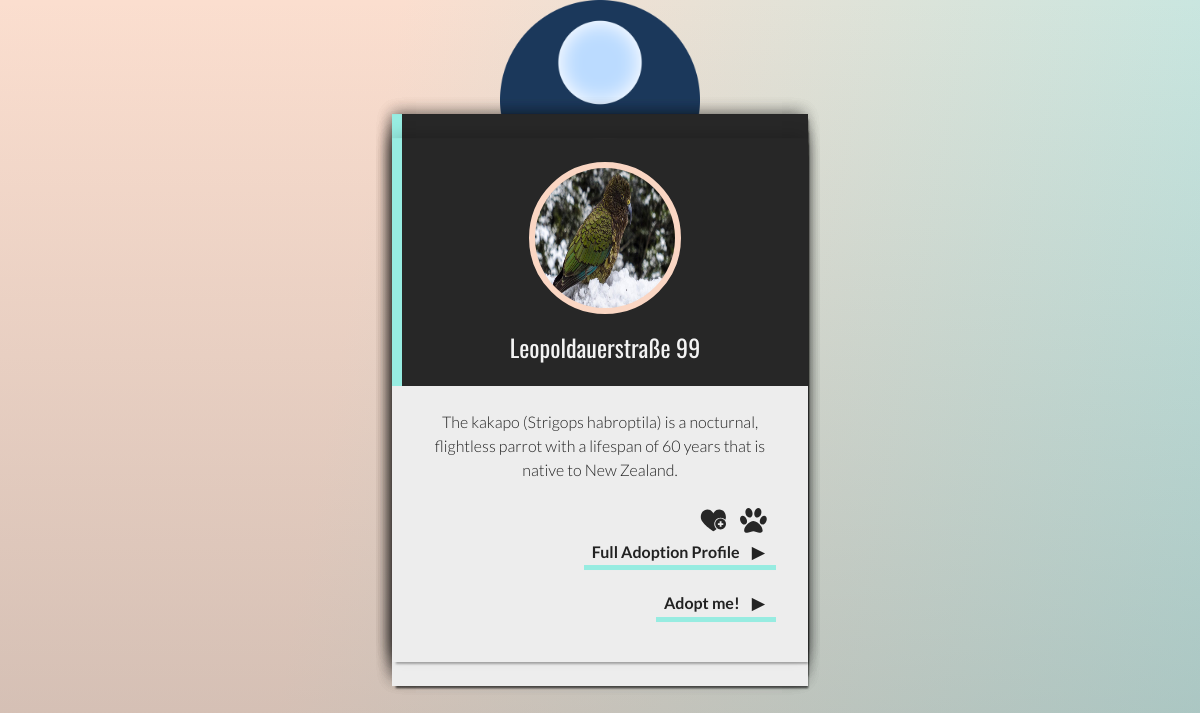
/login/home.php (signed in), run on the app's committed database.
### tables this page shows
CREATE TABLE `users` (
  `id` int(11) NOT NULL,
  `firstName` char(30) NOT NULL,
  `lastName` char(30) NOT NULL,
  `email` char(50) NOT NULL,
  `phoneNumber` int(12) NOT NULL,
  `address` char(50) NOT NULL,
  `picture` char(255) DEFAULT NULL,
  `password` varchar(255) NOT NULL,
  `status` varchar(250) NOT NULL DEFAULT 'user'
);

CREATE TABLE `animals` (
  `animalId` int(11) NOT NULL,
  `picture` char(250) NOT NULL,
  `location` char(100) NOT NULL,
  `description` char(250) NOT NULL,
  `size` varchar(25) NOT NULL,
  `age` int(11) NOT NULL,
  `hobbies` char(100) NOT NULL,
  `breed` char(50) NOT NULL
);

### login/home.php (the view, shortened to what this page needs)
<?php
require_once '../components/db_connect.php';
$res = mysqli_query($connect, "SELECT * FROM users WHERE id=" . $_SESSION['user']);
$rowu = mysqli_fetch_array($res, MYSQLI_ASSOC);
$sql= "SELECT * FROM animals";
$result = mysqli_query($connect, $sql);
if(mysqli_num_rows($result) == 0){
  $rows = "No result";
} else {
  $rows = mysqli_fetch_all($result, MYSQLI_ASSOC);
}
?>
<!DOCTYPE html>
<html lang="en">
<head>
  <link rel="stylesheet" href="style.css">
  <?php require_once '../components/boot.php' ?>
</head>
<body>
  <div class="container text-center ">
      <div class="hero">
          <img class="userImage" src="../pictures/<?php echo $rowu['picture']; ?>" alt="<?php echo $rowu['firstName']; ?>">
          <p class="mt-4" style="--bs-bg-opacity: .5;">Hi <?php echo $rowu['firstName']; ?></p>
      </div>
      <a href="pets.php" class="btn btn-success">Your adoptions</a>
      <a href="update.php?id=<?php echo $_SESSION['user'] ?>" class="btn btn-info">Update your profile</a>
      <a href="logout.php?logout" class="btn btn-danger">Sign Out</a>
  </div>
  <div class="container  text-center">
  <a class="btn mt-4 buttoncolor" href="senior.php">Seniors</a>
  <div class="row row-col-4">
  <?php
  if(is_array($rows)){
  foreach($rows as $row){
  ?>
    <div class="col">
  <div class="side_wrapper">
  <section class="about-dev">
    <header class="profile-card_header">
      <div class="profile-card_header-container">
        <div class="profile-card_header-imgbox">
          <img style="height: 100% !important" src="../pictures/<?= $row["picture"] ?>" alt="error" />
        </div>
        <h1><?= $row["location"] ?></h1>
      </div>
    </header>
    <div class="profile-card_about">
      <p><?= $row["description"] ?></p>
      <footer class="profile-card_footer">
        <div class="social-row">
          <div class="heart-icon" title="No Health Issues">
            <!DOCTYPE svg PUBLIC "-//W3C//DTD SVG 1.1//EN" "http://www.w3.org/Graphics/SVG/1.1/DTD/svg11.dtd">
          </div>
          <div class="paw-icon" title="Gets Along Well With Other Animals">
            <!DOCTYPE svg PUBLIC "-//W3C//DTD SVG 1.1//EN" "http://www.w3.org/Graphics/SVG/1.1/DTD/svg11.dtd">
          </div>
        </div>
        <p><a class="back-to-profile" href="details.php?id=<?=$row['animalId']?>">Full Adoption Profile</a></p>
        <p><a class="back-to-profile" href="adoption.php?adoptionId=<?=$row['animalId']?>">Adopt me!</a></p>
      </footer>
    </div>
  </section>
</div>
</div>
<?php
      }
      }
?>
</div>
</div>
</body>
</html>

### login/style.css (style rules this page uses)
* { box-sizing: border-box; }
html { font-size: 100%; }
body { padding: 0; margin: 0; min-height: 100vh; background: -webkit-linear-gradient(transparent, rgba( 110, 110, 110, .3)), -webkit-linear-gradient(350deg, rgba(250, 214, 195, .8) 30%, #B0EAE8 120%); background: linear-gradient(transparent, rgba( 110, 110, 110, .3)), linear-gradient(100deg, rgba(250, 214, 195, .8) 30%, #B0EAE8 120%); }
.about-dev { width: 100%; max-width: 26rem; margin: auto; box-shadow: 2px 4px 2px -2px rgba(0, 0, 0, .3), -2px -4px 15px -2px rgba(0, 0, 0, .2); animation: profile_in 0.8s; }
.profile-card_header-container { max-width: 15rem; margin: auto; }
.profile-card_header { background: #272727; border-left: 0.625rem solid #97ece1; padding: 1.5em 1.5em 1em; text-align: center; }
.profile-card_header-imgbox { display: block; width: 9.5rem; height: 9.5rem; overflow: hidden; border-radius: 50%; margin: auto; background: rgba(250, 214, 195, 1); border: 0.375rem solid rgba(250, 214, 195, 1); }
.profile-card_header img { max-width: 100%; }
.profile-card_header h1 { color: #f3f3f3; font-size: 1.5rem; margin-top: 0.8em; font-family: 'Oswald', sans-serif; font-weight: normal; position: relative; }
.profile-card_about { line-height: 1.5; background: #ededed; padding: 1.5em 2rem; color: #222; font-family: 'Lato', sans-serif; }
.profile-card_about p { font-weight: 300; }
.profile-card_footer { margin-top: 1.5em; text-align: right; }
.social-row { margin-right: 0.5em; }
.paw-icon, .heart-icon { display: inline-block; margin-left: 0.5em; transition: transform 0.3s; }
#pawi, #hearti { height: 1.8rem; width: 1.8rem; cursor: help; -webkit-transition: fill 0.3s ease-in-out; transition: fill 0.3s ease-in-out; }
.back-to-profile, .back-to-profile:visited { display: inline-block; padding-left: 0.5em; padding-bottom: 0.1em; color: #222; text-decoration: none; font-weight: bold; border-top: 0.3125rem solid rgba(0, 0, 0, 0); border-bottom: 0.3125rem solid #97ece1; -webkit-transition: border 0.3s ease-in-out; transition: border 0.3s ease-in-out; }
.back-to-profile::after { content: "\25b6"; margin: 0 0.75em; color: #222; }
.buttoncolor { background: #97ece1 !important; }
@media screen and (min-width: 33em) { .side_wrapper { margin: 2rem auto; } }
@media screen and (min-width: 33em) { .profile-card_header { padding: 1.5em 4em 1em; } }
@media screen and (min-height: 46em) { .side_wrapper { width: 100%; max-width: 26rem; margin: 0; position: absolute; top: 50%; left: 50%; transform: translate(-50%, -50%); } }
@media screen and (min-height: 46em) { .about-dev { max-width: 26rem; } }

### login/home.php (style rules this page uses)
.userImage { width: 200px; height: 200px; }

### data on the page
users: picture (placeholder picture)
animals: picture (picture), location "Leopoldauerstraße 99", description "The kakapo (Strigops habroptila) is a nocturnal, flightless parrot with a lifespan of 60 years that is native to New Zealand."
